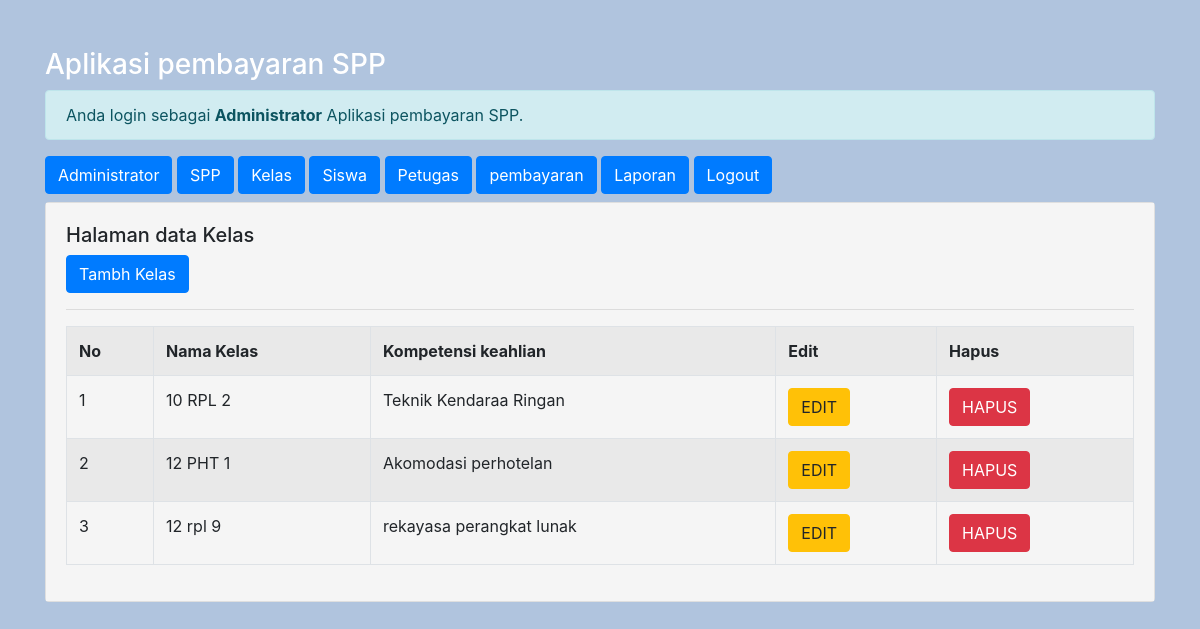
Page /admin/admin.php?url=kelas (signed in) on the committed database.
### tables this page shows
CREATE TABLE `kelas` (
  `id_kelas` int(11) NOT NULL,
  `nama_kelas` varchar(10) NOT NULL,
  `kompetensi_keahlian` varchar(50) NOT NULL
);

### admin/kelas.php (the view)
<h5>Halaman data Kelas</h5>
<a href="?url=tambah-kelas" class="btn btn-primary">Tambh Kelas</a>
<hr>
<table class="table table-striped table-bordered">
	<tr class="fe-bold">
		<th>No</th>
		<th>Nama Kelas</th>
		<th>Kompetensi keahlian</th>
		<th>Edit</th>
		<th>Hapus</th>
	</tr>
	<?php
		include'../koneksi.php';
		$no = 1;
		$sql = "SELECT*FROM kelas ORDER BY id_kelas DESC";
		$query = mysqli_query($koneksi, $sql);
		foreach($query as $data){ ?>
			<tr>
				<td><?= $no++; ?></td>
				<td><?= $data['nama_kelas'] ?></td>
				<td><?= $data['kompetensi_keahlian'] ?></td>
				<td>
					<a href="?url=edit-kelas&id_kelas=<?= $data['id_kelas']?>"class= 'btn btn-warning'>EDIT</a>
				</td>
				<td>
					<a onclick="return confirm('Apakah anda yakin ingin menghapus Data')" href="?url=hapus-kelas&id_kelas=<?= $data['id_kelas']?>"class= 'btn btn-danger'>HAPUS</a>
				</td>
			</tr>
		<?php  }?>
</table>

### rows in the picture
kelas: nama_kelas "10 RPL 2", kompetensi_keahlian "Teknik Kendaraa Ringan"
kelas: nama_kelas "12 PHT 1", kompetensi_keahlian "Akomodasi perhotelan"
kelas: nama_kelas "12 rpl 9", kompetensi_keahlian "rekayasa perangkat lunak"
